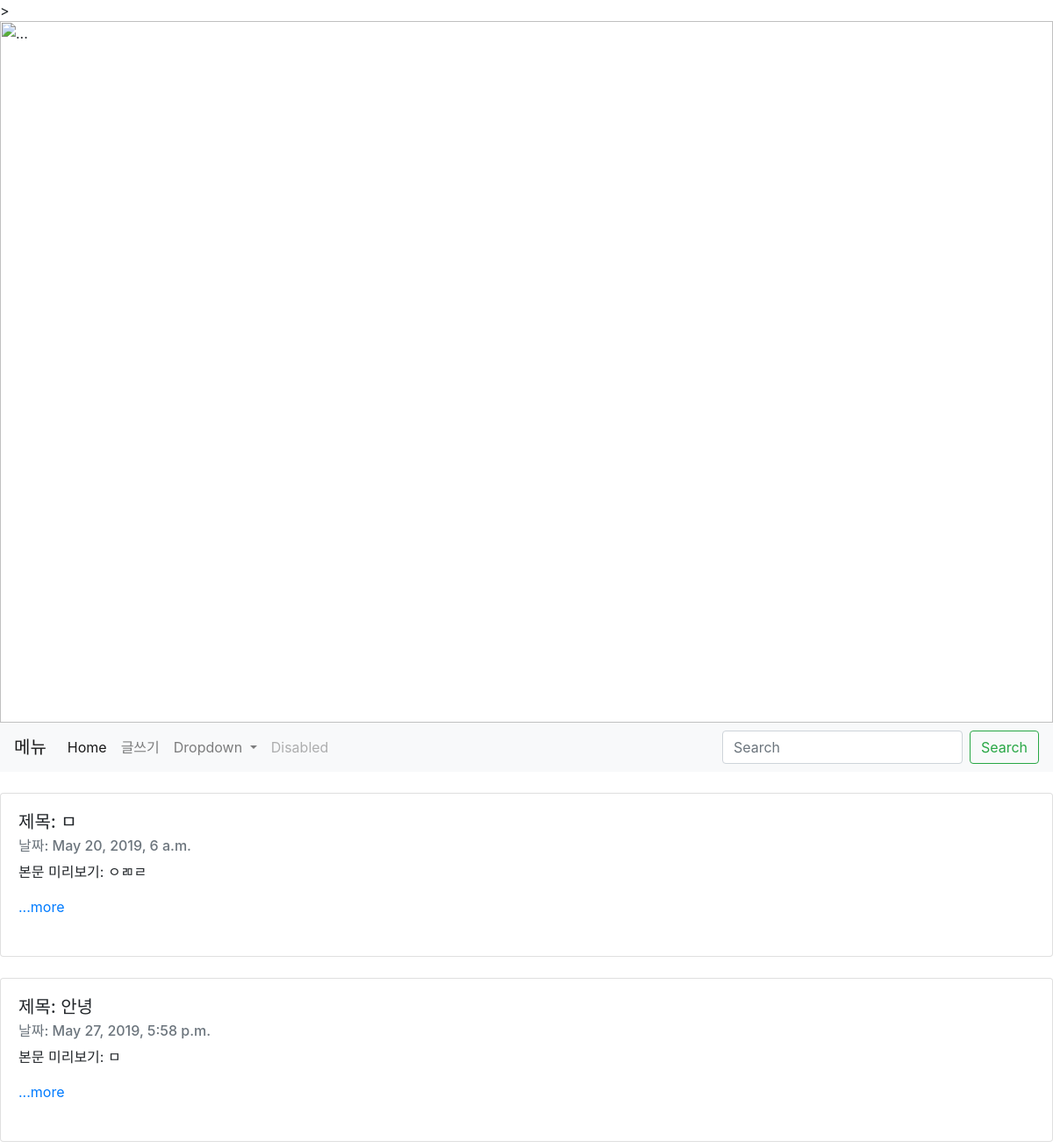
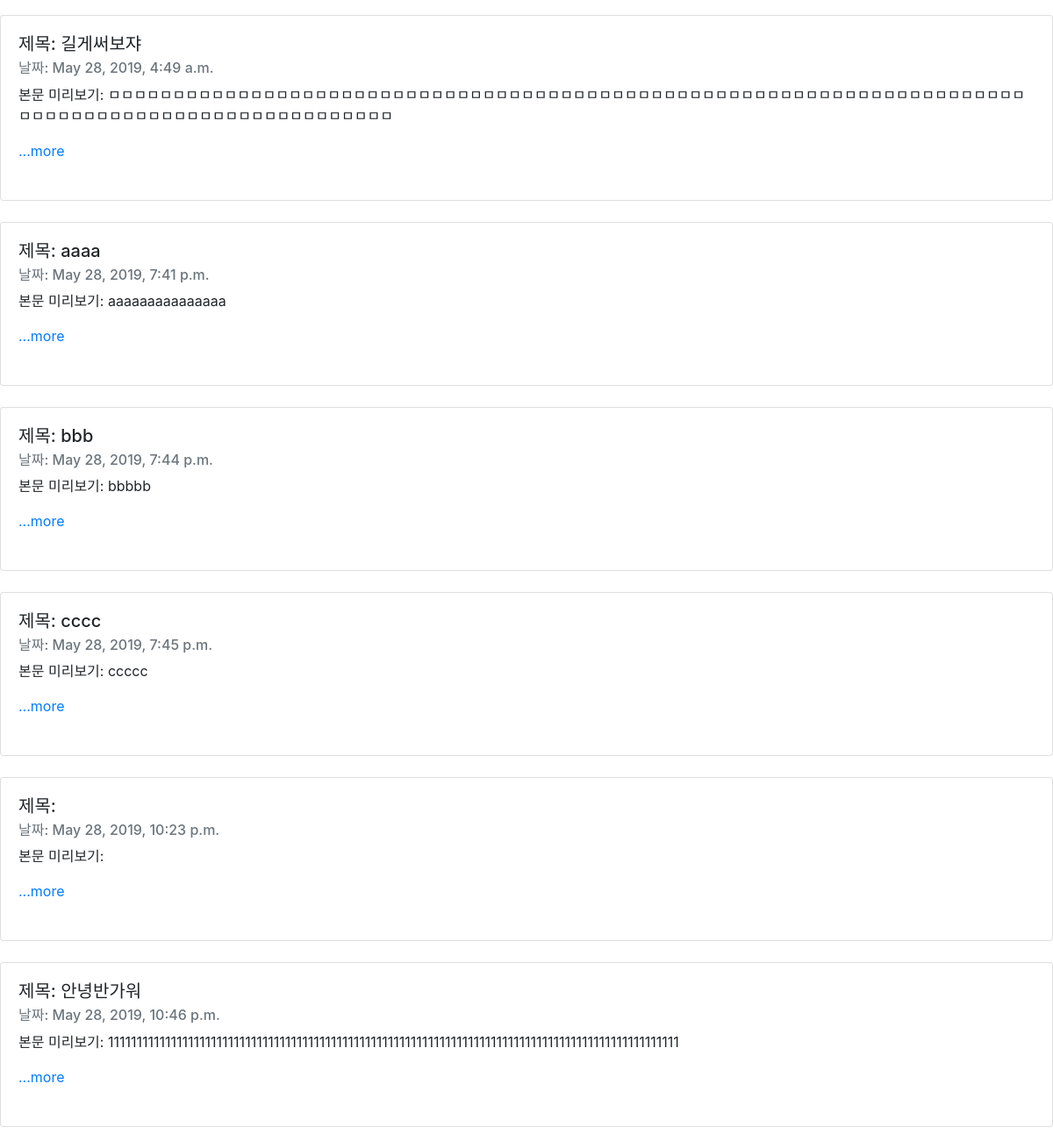
The page / on the database its author committed (2 pictures, top to bottom).
### Blog/models.py (models this page shows, shortened)
class Blog(models.Model):
    title = models.CharField(max_length=200)
    pub_date = models.DateTimeField('date published')
    body = models.TextField()
    def summary(self):
        return self.body[:100]

### Blog/views.py (the view)
# urls.py: 2. Add a URL to urlpatterns:  path('', views.home, name='home')
def home(request):
    blogs = Blog.objects
    return render(request,'home.html', {'blogs': blogs})

### Blog/templates/home.html (shortened to what this page needs)
<head>
    <link <link rel="stylesheet" href="https://stackpath.bootstrapcdn.com/bootstrap/4.3.1/css/bootstrap.min.css">>
</head>
<body>
        <div id="carouselExampleSlidesOnly" class="carousel slide" data-ride="carousel">
                <div class="carousel-inner">
                  <div class="carousel-item active">
                      <img src="http://www.everydayart.co.kr/wp-content/plugins/katalyst-timthumb/timthumb.php?src=http://www.everydayart.co.kr/wp-content/uploads/2013/04/Pooh_and_Piglet_Thinking.jpg&w=886&h=590&zc=1" class="d-block w-100" alt="...">
                  </div>
                </div>
              </div>
        <nav class="navbar navbar-expand-lg navbar-light bg-light" >
                <a class="navbar-brand" href="#">메뉴</a>
                <div class="collapse navbar-collapse" id="navbarSupportedContent">
                  <ul class="navbar-nav mr-auto">
                    <li class="nav-item active">
                        <a class="nav-link" href="{%url 'home' %}">Home <span class="sr-only">(current)</span></a>
                    </li>
                    <li class="nav-item">
                      <a class="nav-link" href="{%url 'new' %}">글쓰기</a>
                    </li>
                    <li class="nav-item dropdown">
                      <a class="nav-link dropdown-toggle" href="#" id="navbarDropdown" role="button" data-toggle="dropdown" aria-haspopup="true" aria-expanded="false">
                        Dropdown
                      </a>
                    </li>
                    <li class="nav-item">
                      <a class="nav-link disabled" href="#" tabindex="-1" aria-disabled="true">Disabled</a>
                    </li>
                  </ul>
                  <form class="form-inline my-2 my-lg-0">
                    <input class="form-control mr-sm-2" type="search" placeholder="Search" aria-label="Search">
                    <button class="btn btn-outline-success my-2 my-sm-0" type="submit">Search</button>
                  </form>
                </div>
              </nav>
              <br>
              {% for Blog in blogs.all%}
              <div class="card" >
                    <div class="card-body" >
                      <h5 class="card-title">제목: {{Blog.title}}</h5>
                      <h6 class="card-subtitle mb-2 text-muted">날짜: {{Blog.pub_date}}</h6>
                      <p class="card-text">본문 미리보기: {{Blog.summary}}</p>
                      <a href="{%url 'detail' Blog.id%}" class="card-link">...more</a>
                    </div><br>
                  </div><br>
{%endfor%}
</body>

### rows shown on the page
Blog: title "ㅁ", pub_date "May 20, 2019, 6 a.m.", summary "ㅇㄻㄹ"
Blog: title "안녕", pub_date "May 27, 2019, 5:58 p.m.", summary "ㅁ"
Blog: title "길게써보쟈", pub_date "May 28, 2019, 4:49 a.m.", summary "ㅁㅁㅁㅁㅁㅁㅁㅁㅁㅁㅁㅁㅁㅁㅁㅁㅁㅁㅁㅁㅁㅁㅁㅁㅁㅁㅁㅁㅁㅁㅁㅁㅁㅁㅁㅁㅁㅁㅁㅁㅁㅁㅁㅁㅁㅁㅁㅁㅁㅁㅁㅁㅁㅁㅁㅁㅁㅁㅁㅁㅁㅁㅁㅁㅁㅁㅁㅁㅁㅁㅁㅁㅁㅁㅁㅁㅁㅁㅁㅁㅁㅁㅁㅁㅁㅁㅁㅁㅁㅁㅁㅁㅁㅁㅁㅁㅁㅁㅁㅁ"
Blog: title "aaaa", pub_date "May 28, 2019, 7:41 p.m.", summary "aaaaaaaaaaaaaaa"
Blog: title "bbb", pub_date "May 28, 2019, 7:44 p.m.", summary "bbbbb"
Blog: title "cccc", pub_date "May 28, 2019, 7:45 p.m.", summary "ccccc"
Blog: pub_date "May 28, 2019, 10:23 p.m."
Blog: title "안녕반가워", pub_date "May 28, 2019, 10:46 p.m.", summary "1111111111111111111111111111111111111111111111111111111111111111111111111111111111111111111111111111"
